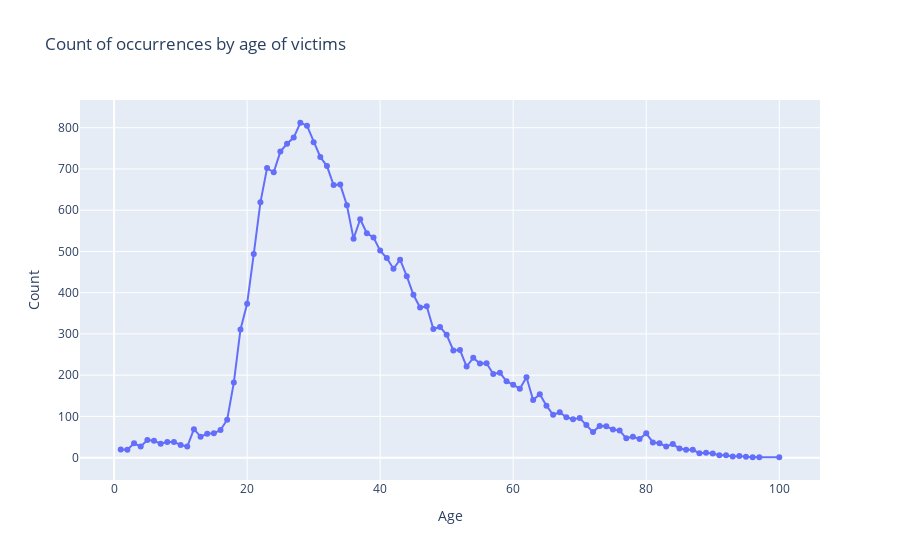

Here is the notebook cell this chart was saved with:
### Markdown cell above
### Observation:
In 2019, an ascending curve is observed that ends with a decrease by the end of the year, in the other 2 years the opposite is observed.

### Code cell
import plotly.graph_objects as go

filtered_df = victimas[victimas['EDAD_VICTIMA'] != 0]

# Count occurrences of each unique value in 'EDAD_VICTIMA' column
value_counts = filtered_df['EDAD_VICTIMA'].value_counts().sort_index()

# Create a line plot using Plotly
fig = go.Figure(data=go.Scatter(x=value_counts.index, y=value_counts.values, mode='lines+markers'))

# Specify axis titles within the Scatter trace
fig.update_layout(
    title='Count of occurrences by age of victims'
)

# Specify axis titles
fig.update_xaxes(title_text='Age')
fig.update_yaxes(title_text='Count')

# Show the interactive plot
fig.show()

### Figure 1 — Plotly figure (JSON) as saved in the notebook; plotly's stock layout.template omitted (floating-point values rounded to 4 significant figures)
{"data": [{"mode": "lines+markers", "type": "scatter", "x": [1, 2, 3, 4, 5, 6, 7, 8, 9, 10, 11, 12, 13, 14, 15, 16, 17, 18, 19, 20, 21, 22, 23, 24, 25, 26, 27, 28, 29, 30, 31, 32, 33, 34, 35, 36, 37, 38, 39, 40, 41, 42, 43, 44, 45, 46, 47, 48, 49, 50, 51, 52, 53, 54, 55, 56, 57, 58, 59, 60, 61, 62, 63, 64, 65, 66, 67, 68, 69, 70, 71, 72, 73, 74, 75, 76, 77, 78, 79, 80, 81, 82, 83, 84, 85, 86, 87, 88, 89, 90, 91, 92, 93, 94, 95, 96, 97, 100], "y": [20, 19, 35, 27, 43, 41, 34, 38, 38, 31, 27, 69, 51, 58, 59, 67, 92, 182, 311, 373, 494, 619, 702, 692, 742, 761, 776, 812, 805, 765, 729, 707, 661, 662, 612, 531, 578, 544, 534, 502, 484, 458, 480, 440, 395, 364, 367, 312, 317, 298, 260, 261, 221, 242, 228, 229, 203, 206, 185, 177, 167, 195, 140, 154, 126, 104, 110, 98, 93, 96, 79, 62, 77, 76, 68, 66, 47, 51, 45, 59, 37, 35, 27, 33, 22, 19, 19, 11, 12, 10, 6, 6, 3, 4, 2, 1, 1, 1]}], "layout": {"title": {"text": "Count of occurrences by age of victims"}, "xaxis": {"title": {"text": "Age"}}, "yaxis": {"title": {"text": "Count"}}}}
